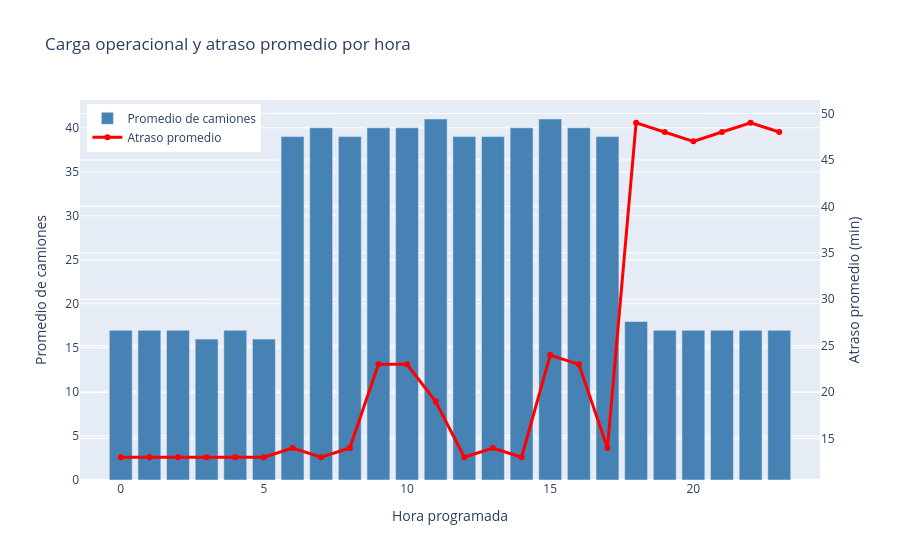

Notebook code cell kept with this figure:
### Markdown cell above
## Relación entre carga operacional y atraso promedio

El análisis conjunto del volumen de camiones programados y del atraso promedio por hora permite observar la relación entre la carga operacional y el comportamiento de los atrasos.

Durante la madrugada (00:00–05:00) el número promedio de camiones programados es relativamente bajo, con valores cercanos a 16–17 camiones por hora. En este mismo periodo, el atraso promedio se mantiene en niveles mínimos, lo que sugiere una operación más estable y con menor presión sobre la capacidad del sistema.

A partir de las 06:00 horas se observa un aumento significativo en el volumen de operaciones, alcanzando aproximadamente 40 camiones por hora durante gran parte de la jornada laboral. En paralelo, el atraso promedio comienza a incrementarse y muestra mayor variabilidad, lo que indica que el aumento en la carga operacional puede impactar los tiempos de atención.

El comportamiento más crítico se presenta durante la tarde y noche (18:00–23:00), donde el atraso promedio alcanza sus valores más altos. Este patrón sugiere que la acumulación de operaciones a lo largo del día genera un efecto de congestión en el sistema logístico, aumentando la probabilidad de atrasos en los horarios finales de la jornada.

### Code cell
# Análisis de carga operacional (número de camiones) y atraso promedio por hora
# extraer hora
dataset_eda["hora"] = pd.to_datetime(dataset_eda["hora_programada"], format="%H:%M:%S").dt.hour

# promedio de camiones por hora
camiones = (
    dataset_eda.groupby(["semana", "hora"])
    .size()
    .reset_index(name="camiones")
)

camiones_prom = (
    camiones.groupby("hora")["camiones"]
    .mean()
    .reset_index()
)
camiones_prom["camiones"]=camiones_prom["camiones"].round(0)
# atraso promedio por hora
atraso_prom = (
    dataset_eda.groupby("hora")["minutos_atraso"]
    .mean()
    .reset_index()
)
atraso_prom["minutos_atraso"]=atraso_prom["minutos_atraso"].round(0)

#gráfico
fig = go.Figure()

# barras (camiones)
fig.add_trace(
    go.Bar(
        x=camiones_prom["hora"],
        y=camiones_prom["camiones"],
        name="Promedio de camiones",
        marker_color="steelblue",
        yaxis="y1"
    )
)

# línea (atraso)
fig.add_trace(
    go.Scatter(
        x=atraso_prom["hora"],
        y=atraso_prom["minutos_atraso"],
        name="Atraso promedio",
        mode="lines+markers",
        line=dict(color="red", width=3),
        yaxis="y2"
    )
)



# doble eje
fig.update_layout(
    title="Carga operacional y atraso promedio por hora",
    xaxis=dict(title="Hora programada"),
    yaxis=dict(
        title="Promedio de camiones",
        side="left"
    ),
    yaxis2=dict(
        title="Atraso promedio (min)",
        overlaying="y",
        side="right"
    ),
    legend=dict(x=0.01, y=0.99)
)

fig.show()

### Figure 1 — Plotly figure (JSON) as saved in the notebook; plotly's stock layout.template omitted (floating-point values rounded to 4 significant figures)
{"data": [{"marker": {"color": "steelblue"}, "name": "Promedio de camiones", "type": "bar", "x": [0, 1, 2, 3, 4, 5, 6, 7, 8, 9, 10, 11, 12, 13, 14, 15, 16, 17, 18, 19, 20, 21, 22, 23], "y": [17.0, 17.0, 17.0, 16.0, 17.0, 16.0, 39.0, 40.0, 39.0, 40.0, 40.0, 41.0, 39.0, 39.0, 40.0, 41.0, 40.0, 39.0, 18.0, 17.0, 17.0, 17.0, 17.0, 17.0], "yaxis": "y"}, {"line": {"color": "red", "width": 3}, "mode": "lines+markers", "name": "Atraso promedio", "type": "scatter", "x": [0, 1, 2, 3, 4, 5, 6, 7, 8, 9, 10, 11, 12, 13, 14, 15, 16, 17, 18, 19, 20, 21, 22, 23], "y": [13.0, 13.0, 13.0, 13.0, 13.0, 13.0, 14.0, 13.0, 14.0, 23.0, 23.0, 19.0, 13.0, 14.0, 13.0, 24.0, 23.0, 14.0, 49.0, 48.0, 47.0, 48.0, 49.0, 48.0], "yaxis": "y2"}], "layout": {"legend": {"x": 0.01, "y": 0.99}, "title": {"text": "Carga operacional y atraso promedio por hora"}, "xaxis": {"title": {"text": "Hora programada"}}, "yaxis": {"side": "left", "title": {"text": "Promedio de camiones"}}, "yaxis2": {"overlaying": "y", "side": "right", "title": {"text": "Atraso promedio (min)"}}}}
